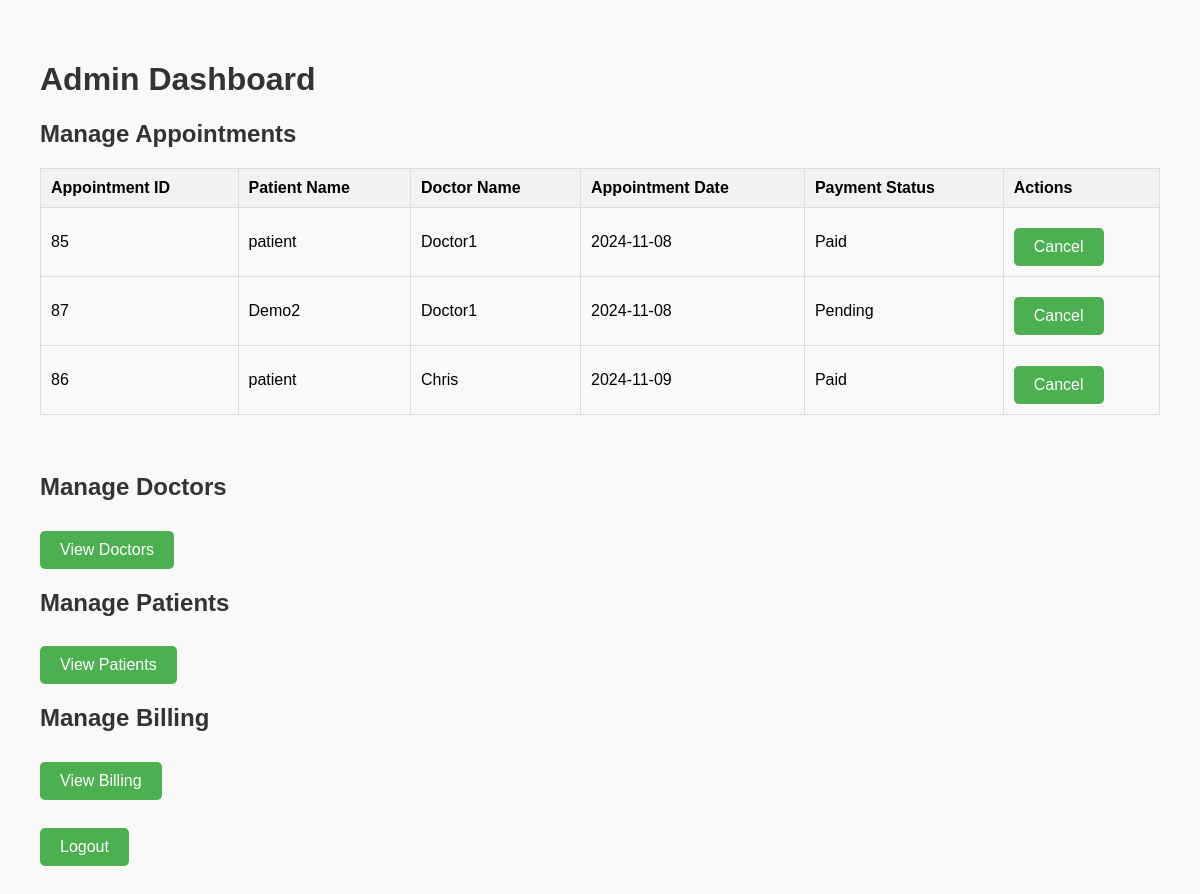
/admin_dashboard (signed in), run on an earlier commit of the app's database.
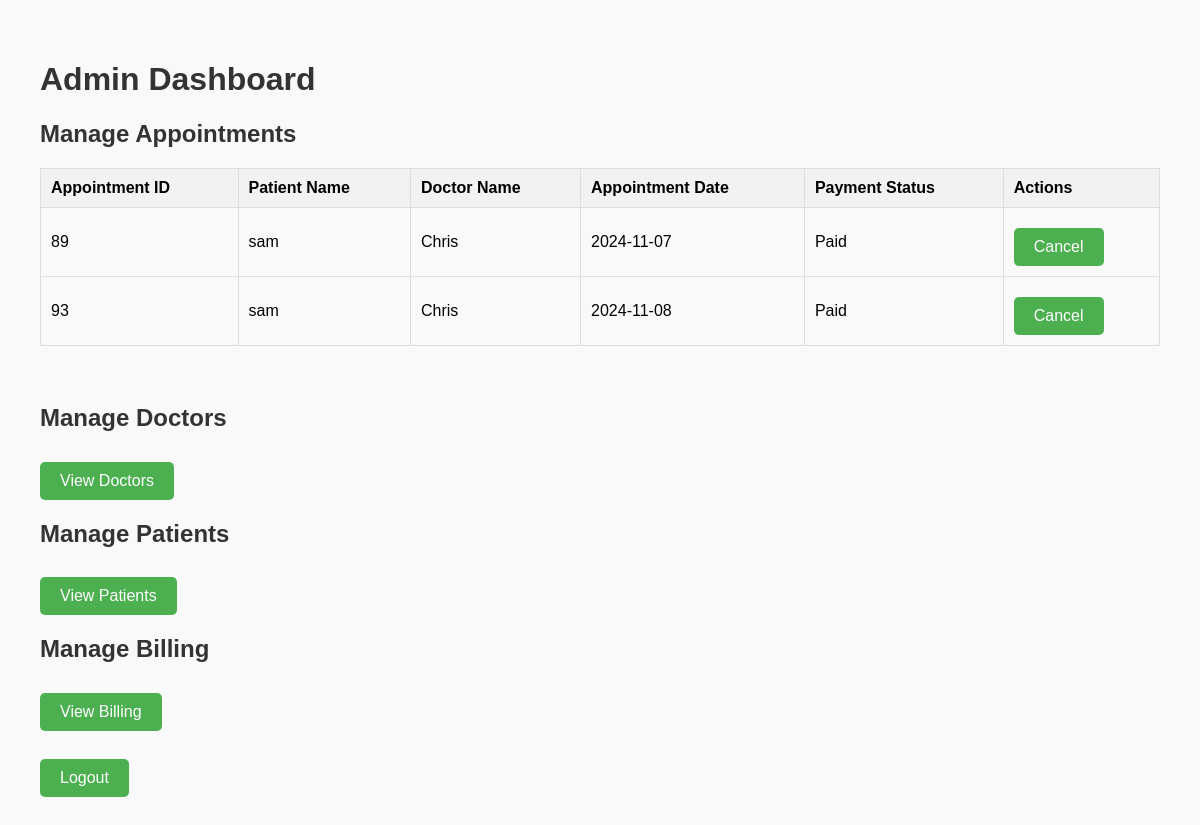
And on a later commit of the database.
### tables this page shows
CREATE TABLE appointments (
                    id INTEGER PRIMARY KEY AUTOINCREMENT,
                    patient_id INTEGER,
                    doctor_id INTEGER,
                    appointment_date TEXT NOT NULL, canceled_by_doctor BOOLEAN DEFAULT 0,
                    FOREIGN KEY (patient_id) REFERENCES patients (id),
                    FOREIGN KEY (doctor_id) REFERENCES doctors (id)
                );

CREATE TABLE patients (
                    id INTEGER PRIMARY KEY AUTOINCREMENT,
                    name TEXT NOT NULL,
                    loginid TEXT UNIQUE NOT NULL,
                    password TEXT NOT NULL,
                    age INTEGER NOT NULL,
                    gender TEXT NOT NULL,
                    email TEXT NOT NULL
                );

CREATE TABLE doctors (
                    id INTEGER PRIMARY KEY AUTOINCREMENT,
                    name TEXT NOT NULL,
                    specialization TEXT NOT NULL,
                    loginid TEXT UNIQUE NOT NULL,
                    password TEXT NOT NULL,
                    email TEXT NOT NULL
                );

### app.py (the view)
@app.route('/admin_dashboard')
def admin_dashboard():
    if 'admin_id' not in session:
        return redirect(url_for('admin_login'))
    appointments = query_db('''
        SELECT a.id AS appointment_id,
               p.name AS patient_name,
               d.name AS doctor_name,
               a.appointment_date,
               COALESCE(b.payment_status, 'Pending') AS payment_status,
               b.id AS billing_id
        FROM appointments a
        JOIN patients p ON a.patient_id = p.id
        JOIN doctors d ON a.doctor_id = d.id
        LEFT JOIN billing b ON a.patient_id = b.patient_id AND a.doctor_id = b.doctor_id
        ORDER BY a.appointment_date
    ''')
    return render_template('admin_dashboard.html', appointments=appointments)

### db_helpers.py (called while the page is built)
def get_db_connection():
    conn = sqlite3.connect('hospital_management.db')
    conn.row_factory = sqlite3.Row
    conn.execute("PRAGMA foreign_keys = ON")  # Enable foreign keys
    return conn

def query_db(query, args=(), one=False):
    conn = get_db_connection()  # Make sure you're getting the connection here
    cur = conn.execute(query, args)
    rv = [dict(row) for row in cur.fetchall()]
    cur.close()
    return (rv[0] if rv else None) if one else rv

### templates/admin_dashboard.html (shortened to what this page needs)
<!DOCTYPE html>
<html lang="en">
<head>
</head>
<body>
{% block content %}
    <h1>Admin Dashboard</h1>
    <h2>Manage Appointments</h2>
    <table>
        <thead>
            <tr>
                <th>Appointment ID</th>
                <th>Patient Name</th>
                <th>Doctor Name</th>
                <th>Appointment Date</th>
                <th>Payment Status</th>
                <th>Actions</th>
            </tr>
        </thead>
        <tbody>
            {% for appointment in appointments %}
            <tr>
                <td>{{ appointment.appointment_id }}</td>
                <td>{{ appointment.patient_name }}</td>
                <td>{{ appointment.doctor_name }}</td>
                <td>{{ appointment.appointment_date }}</td>
                <td>{{ appointment.payment_status }}</td>
                <td>
                    <a href="{{ url_for('delete_appointment', appointment_id=appointment.appointment_id) }}">Cancel</a>
                </td>
            </tr>
            {% endfor %}
        </tbody>
    </table>
    <br>
    <h2>Manage Doctors</h2>
    <a href="{{ url_for('view_doctors') }}">View Doctors</a>
    <h2>Manage Patients</h2>
    <a href="{{ url_for('view_patients') }}">View Patients</a>
    <h2>Manage Billing</h2>
    <a href="{{ url_for('admin_view_billing') }}">View Billing</a>
    <br><br>
    <a href="{{ url_for('admin_logout') }}">Logout</a>
{% endblock %}
</body>
</html>

### templates/admin_dashboard.html (style rules this page uses)
body { font-family: Arial, sans-serif; margin: 20px; padding: 20px; background-color: #f9f9f9; }
h1, h2 { color: #333; }
table { width: 100%; border-collapse: collapse; margin-bottom: 20px; }
table, th, td { border: 1px solid #ddd; padding: 10px; text-align: left; }
th { background-color: #f2f2f2; font-weight: bold; }
tr:nth-child(even) { background-color: #f9f9f9; }
button, a { background-color: #4CAF50; color: white; padding: 10px 20px; text-align: center; text-decoration: none; display: inline-block; border-radius: 5px; margin-top: 10px; transition: background-color 0.3s; }

What changed in the data, as far as the page shows it:
removed appointments: appointment_id "85", patient_name "patient", doctor_name "Doctor1", appointment_date "2024-11-08", payment_status "Paid"
removed appointments: appointment_id "87", patient_name "Demo2", doctor_name "Doctor1", appointment_date "2024-11-08", payment_status "Pending"
removed appointments: appointment_id "86", patient_name "patient", doctor_name "Chris", appointment_date "2024-11-09", payment_status "Paid"
added appointments: appointment_id "89", patient_name "sam", doctor_name "Chris", appointment_date "2024-11-07", payment_status "Paid"
added appointments: appointment_id "93", patient_name "sam", doctor_name "Chris", appointment_date "2024-11-08", payment_status "Paid"
